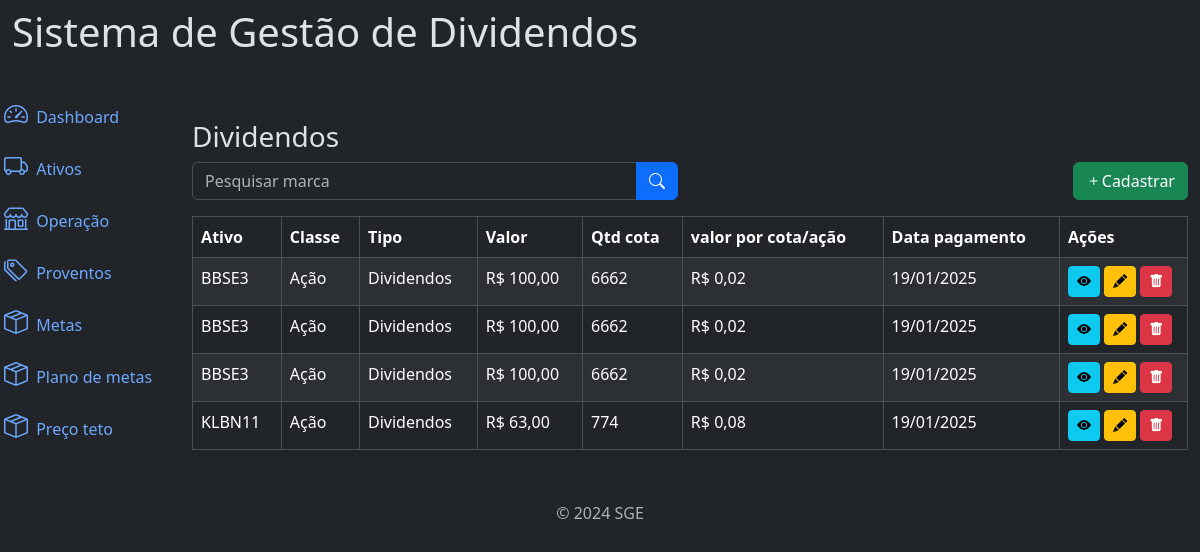
Before: /proventos/ (signed in) with the older database file.
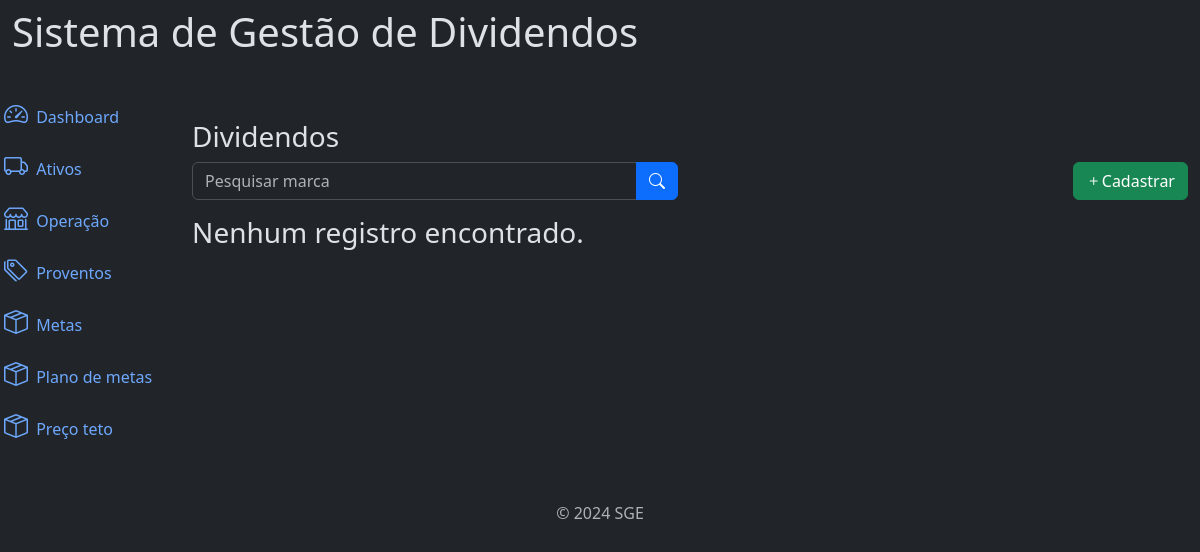
After: the same page with the newer database file.
### carteira/models.py (models this page shows, shortened)
class Ativos(models.Model):
    class Meta:
        verbose_name = "Ativo"
        verbose_name_plural = "Ativos"
        ordering=['ativo']
    fk_user = models.ForeignKey(User, on_delete=models.CASCADE, related_name="user_ativo", null=True,) #relacionando campo com a pk da tbl user
    ativo = models.CharField(max_length=250,verbose_name='nome do ativo')
    ticket = models.CharField(max_length=10)
    classe = models.CharField(max_length=10, null=False, blank=False)
    cnpj = models.CharField(max_length=20, verbose_name='CNPJ')
    setor = models.ForeignKey(SetorAtivo, on_delete=models.PROTECT, related_name="setor_ativo", verbose_name='Setor')
    qtdAtivo = models.IntegerField(verbose_name='Qtd', blank=True, null= True)
    investimento= models.DecimalField(max_digits=20, decimal_places=2, blank=True, null= True)
    dividendos= models.DecimalField(max_digits=20, decimal_places=2, blank=True, null= True)
    created_at = models.DateTimeField(auto_now_add=True, verbose_name='criado em')
    update_at = models.DateTimeField(auto_now=True, verbose_name='atualizado em')
    def __str__(self):
        return self.ticket

class Proventos(models.Model):
    class Meta:
        verbose_name = "Proventos"
        verbose_name_plural = "Proventos"
        ordering=['-data_pgto']
    fk_user = models.ForeignKey(User, on_delete=models.CASCADE, related_name="user_provento",  null=True) #relacionando campo com a pk da tbl user
    id_ativo = models.ForeignKey(Ativos, on_delete=models.PROTECT, null=True, blank=True, verbose_name="Ativos") #relacionando campo com a pk da tbl ativo
    classe = models.CharField(max_length=10, null=False, blank=False)
    tipo_provento = models.CharField(max_length=20, verbose_name='tipo de provento')
    valor_recebido = models.DecimalField(max_digits=20, decimal_places=2,verbose_name='valor recebido')
    data_pgto = models.DateField(verbose_name='data do pagamento')
    ano= models.IntegerField(verbose_name='ano', null=True, blank=True)
    mes= models.CharField(max_length=15, verbose_name='mês', null=True, blank=True)
    created_at = models.DateTimeField(auto_now_add=True, verbose_name='criado em')
    update_at = models.DateTimeField(auto_now=True, verbose_name='atualizado em')

### carteira/views/dividendos_view.py (the view)
# urls.py: path('proventos/', views.ProventosRender.as_view(), name='list_proventos'),
class ProventosRender(ListView):
    model = Proventos
    template_name = 'proventos/list.html'
    context_object_name = 'lists'
    ordering = '-data_pgto'
    paginate_by = 20
    def get_queryset(self):
        queryset = cache.get('operacao_listagem')  #recuperando dados no cache
        if not queryset:  # verificando se ha dados no chace. se nao tiver, buscar no banco de daos
            queryset = Proventos.objects.filter(fk_user=self.request.user).order_by(self.ordering)
            cache.set('produtos_listagem', queryset, timeout=300)  # salva dados no cache
        filter_name = self.request.GET.get('name')
        if filter_name:
            queryset = queryset.filter(ticket__icontains=filter_name)
        return queryset
    def get_context_data(self, **kwargs):
        context = super().get_context_data(**kwargs)
        proventos = self.get_queryset()
        dados_tabela = []
        for provento in proventos:
            try:
                ativo = Ativos.objects.get(ticket=provento.id_ativo, fk_user=self.request.user)
                qtd_cota = ativo.qtdAtivo or 0  # Caso `qtdAtivo` seja nulo
            except Ativos.DoesNotExist:
                qtd_cota = 0
            valor_por_cota = float(provento.valor_recebido) / qtd_cota if qtd_cota > 0 else 0
            dados_tabela.append({
                "pk": provento.id,  # Chave primária
                'ativo': provento.id_ativo,
                'classe': provento.classe,
                'tipo': provento.tipo_provento,
                'valor': provento.valor_recebido,
                'qtd_cota': qtd_cota,
                'valor_por_cota': round(valor_por_cota, 2),
                'data_pgto': provento.data_pgto,
            })
        context['lists'] = dados_tabela
        return context

### carteira/templates/proventos/list.html (shortened to what this page needs)
{% extends "global/base.html" %}
{% block content %}
<p class="h3">Dividendos</p>
    <div class="row mb-3">
        <div class="col-md-6">
            <form action="#" method="GET">
                <div class="input-group">
                    <input type="text" class="form-control" name="name" placeholder="Pesquisar marca" value="{{ request.GET.name }}"/>
                    {% if request.GET.name %}
                        <a href="#" class="btn btn-primary">
                            <i class="bi bi-x-lg"></i>
                        </a>
                    {% else %}
                        <button type="submit" class="btn btn-primary">
                            <i class="bi bi-search"></i>
                        </button>
                    {% endif %}
                </div>
            </form>
        </div>
        <div class="col-md-6">
            <a href="#" class="btn btn-success float-end"
            data-bs-toggle="modal"
            data-bs-target="#cadastroModal"
            hx-get = {% url "create_proventos" %}
            hx-target = "#addContent"
            hx-swap = "innerHTML">
            <i class="bi bi-plus"></i>Cadastrar
            </a>
        </div>
    </div>
    <div class="table-responsive">
    {% if lists %}
       {% include "proventos/table.html" %}
    {% else %}
        <p class="h3">Nenhum registro encontrado.</p>
    {% endif %}
    </div>
{% endblock %}

### carteira/templates/proventos/table.html
<table class="table table-striped table-bordered">
    <thead>
        <tr>
            <th>Ativo</th>
            <th>Classe</th>
            <th>Tipo</th>
            <th>Valor</th>
            <th>Qtd cota</th>
            <th>valor por cota/ação</th>
            <th>Data pagamento</th>
            <th>Ações</th>
        </tr>
    </thead>
    <tbody id="tbodyAtivos">
        {% for list in lists %}
            <tr>
                <td>{{ list.ativo }}</td>
                <td>{{ list.classe }}</td>
                <td>{{ list.tipo }}</td>
                <td>R$ {{ list.valor|floatformat:2 }}</td>
                <td>{{ list.qtd_cota }}</td>
                <td>R$ {{ list.valor_por_cota|floatformat:2 }}</td>
                <td>{{ list.data_pgto|date:"d/m/Y"}}</td>
                <td style="width:8em">
                    <a href="#" class="btn btn-info btn-sm"><i class="bi bi-eye-fill"></i></a>
                    <a href="#" class="btn btn-warning btn-sm" data-bs-toggle="modal"
                    data-bs-target="#cadastroModal"
                    hx-get = {% url "update_proventos" list.pk %}
                    hx-target = "#addContent"
                    hx-swap = "innerHTML"
                    ><i class="bi bi-pencil-fill"></i></a>
                    <a  onclick="modal(this)"
                    data-page="proventos"
                    data-name="{{list.ativo}}"
                    data-id="{{list.pk}}"
                     href="#"
                     class="btn btn-danger btn-sm"><i class="bi bi-trash-fill"></i></i></a>
                </td>
            </tr>
        {% endfor %}
    </tbody>
</table>

Changed rows visible on the page:
no longer on this page (row edited): Ativos: ativo "BBSE3", classe "Ação", tipo "Dividendos", valor "100,00", qtd_cota "6662", valor_por_cota "0,02", data_pgto "19/01/2025"
no longer on this page (row unchanged): Ativos: ativo "KLBN11", classe "Ação", tipo "Dividendos", valor "63,00", qtd_cota "774", valor_por_cota "0,08", data_pgto "19/01/2025"
Other visible differences:
text no longer shown: "Ativo Classe Tipo Valor Qtd cota valor por cota/ação Data pagamento Ações"
text now shown: "Nenhum registro encontrado."
